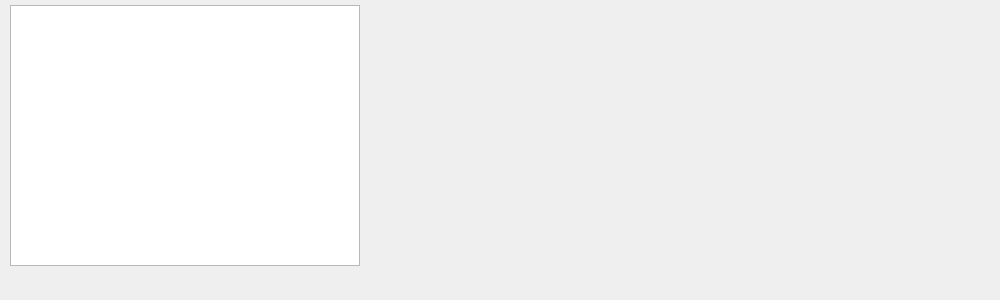
<?xml version="1.0" encoding="UTF-8"?>
<ui version="4.0">
 <class>qcrocoflowDockWidgetBase</class>
 <widget class="QDockWidget" name="qcrocoflowDockWidgetBase">
  <property name="geometry">
   <rect>
    <x>0</x>
    <y>0</y>
    <width>1000</width>
    <height>300</height>
   </rect>
  </property>
  <property name="windowTitle">
   <string>QCrocoFlow</string>
  </property>
  <widget class="QWidget" name="dockWidgetContents">
   <widget class="QTextEdit" name="messagelogTextEdit">
    <property name="geometry">
     <rect>
      <x>10</x>
      <y>5</y>
      <width>350</width>
      <height>261</height>
     </rect>
    </property>
    <property name="maximumSize">
     <size>
      <width>350</width>
      <height>16777215</height>
     </size>
    </property>
   </widget>
  </widget>
 </widget>
 <resources/>
 <connections/>
</ui>
